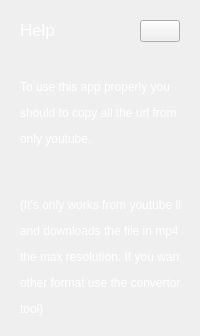
            <widget class="QWidget" name="page">
             <layout class="QVBoxLayout" name="verticalLayout_17">
              <item alignment="Qt::AlignTop">
               <widget class="QWidget" name="widget_8" native="true">
                <layout class="QHBoxLayout" name="horizontalLayout_3">
                 <item alignment="Qt::AlignTop">
                  <widget class="QLabel" name="Infornation_2">
                   <property name="sizePolicy">
                    <sizepolicy hsizetype="MinimumExpanding" vsizetype="MinimumExpanding">
                     <horstretch>0</horstretch>
                     <verstretch>0</verstretch>
                    </sizepolicy>
                   </property>
                   <property name="font">
                    <font>
                     <pointsize>13</pointsize>
                    </font>
                   </property>
                   <property name="styleSheet">
                    <string notr="true">color: rgb(255, 255, 255);</string>
                   </property>
                   <property name="text">
                    <string>Help</string>
                   </property>
                   <property name="alignment">
                    <set>Qt::AlignLeading|Qt::AlignLeft|Qt::AlignVCenter</set>
                   </property>
                  </widget>
                 </item>
                 <item>
                  <widget class="QPushButton" name="pushButton_3">
                   <property name="text">
                    <string/>
                   </property>
                   <property name="icon">
                    <iconset>
                     <normaloff>logois/info.svg</normaloff>logois/info.svg</iconset>
                   </property>
                   <property name="iconSize">
                    <size>
                     <width>24</width>
                     <height>24</height>
                    </size>
                   </property>
                  </widget>
                 </item>
                </layout>
               </widget>
              </item>
              <item>
               <widget class="QWidget" name="widget_9" native="true">
                <property name="sizePolicy">
                 <sizepolicy hsizetype="Preferred" vsizetype="Preferred">
                  <horstretch>0</horstretch>
                  <verstretch>0</verstretch>
                 </sizepolicy>
                </property>
                <layout class="QVBoxLayout" name="verticalLayout_18">
                 <property name="spacing">
                  <number>0</number>
                 </property>
                 <item>
                  <widget class="QLabel" name="label_13">
                   <property name="sizePolicy">
                    <sizepolicy hsizetype="Expanding" vsizetype="Expanding">
                     <horstretch>0</horstretch>
                     <verstretch>0</verstretch>
                    </sizepolicy>
                   </property>
                   <property name="minimumSize">
                    <size>
                     <width>0</width>
                     <height>100</height>
                    </size>
                   </property>
                   <property name="maximumSize">
                    <size>
                     <width>160</width>
                     <height>360</height>
                    </size>
                   </property>
                   <property name="styleSheet">
                    <string notr="true">color: rgb(255, 255, 255);</string>
                   </property>
                   <property name="text">
                    <string>&lt;html&gt;&lt;head/&gt;&lt;body&gt;&lt;p&gt;&lt;br/&gt;To use this app properly you &lt;/p&gt;&lt;p&gt;should to copy all the url from&lt;/p&gt;&lt;p&gt;only youtube.&lt;/p&gt;&lt;p&gt;&lt;br/&gt;&lt;/p&gt;&lt;p&gt;(It's only works from youtube links&lt;/p&gt;&lt;p&gt;and downloads the file in mp4 at&lt;/p&gt;&lt;p&gt;the max resolution. If you want&lt;/p&gt;&lt;p&gt;other format use the convertor&lt;/p&gt;&lt;p&gt;tool)&lt;/p&gt;&lt;/body&gt;&lt;/html&gt;</string>
                   </property>
                   <property name="alignment">
                    <set>Qt::AlignLeading|Qt::AlignLeft|Qt::AlignTop</set>
                   </property>
                  </widget>
                 </item>
                </layout>
               </widget>
              </item>
             </layout>
            </widget>
